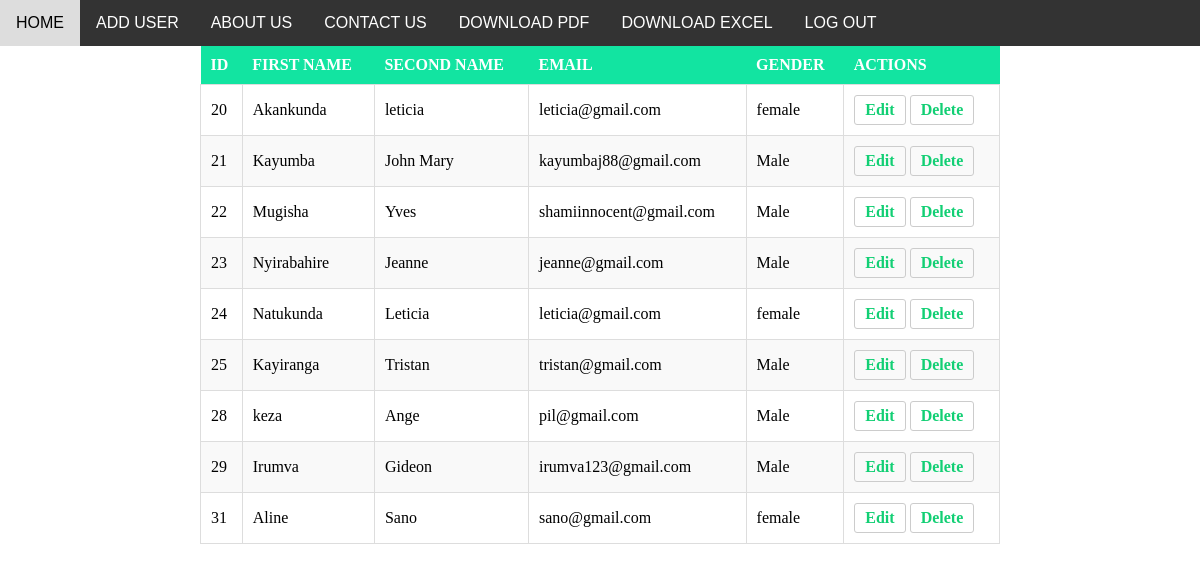
The page / on the database its author committed.
### tables this page shows
CREATE TABLE `users` (
  `id` int(11) NOT NULL,
  `fname` varchar(100) DEFAULT NULL,
  `lname` varchar(100) DEFAULT NULL,
  `email` varchar(255) DEFAULT NULL,
  `password` varchar(255) DEFAULT NULL,
  `gender` varchar(255) DEFAULT NULL
);

### index.php (the view, shortened to what this page needs)
<!DOCTYPE html>
<html lang="en">
<head>
<link rel="stylesheet" href="style.css">
</head>
<body>
   <div class="container">
    <div class="navbar">
        <ul>
           <li><a href="index.php">HOME</a></li>
           <li><a href="create.php">ADD USER</a></li>
           <li><a href="#">ABOUT US</a></li>
           <li><a href="#">CONTACT US</a></li>
           <li><a href="pdf.php">DOWNLOAD PDF</a></li>
           <li><a href="csv.php">DOWNLOAD EXCEL</a></li>
           <li><a href="logout.php">LOG OUT</a></li>
        </ul>
    </div>
    <table>
        <thead>
            <tr>
                <th>ID</th>
                <th>FIRST NAME</th>
                <th>SECOND NAME</th>
                <th>EMAIL</th>
                <th>GENDER</th>
                <th>ACTIONS</th>
            </tr>
        </thead>
        <tbody>
        <?php
            include "connection.php";
             $sql = "select * from users";
             $result = $conn->query($sql);
             while($row=$result->fetch_assoc()){
                 echo"
             <tr>
               <td>$row[id]</td>
               <td>$row[fname]</td>
               <td>$row[lname]</td>
               <td>$row[email]</td>
               <td>$row[gender]</td>
               <td>
               <a href='edit.php?id=$row[id]' class='link-edit'>Edit</a>
               <a href='delete.php?id=$row[id]' class='link-delete'>Delete</a>
               </td>
             </tr>
             ";
             }
    ?>
        </tbody>
    </table>
   </div>
</body>
</html>

### style.css (style rules this page uses)
* { margin: 0; padding: 0; box-sizing: border-box; }
table { border-collapse: collapse; width: 100%; max-width: 800px; margin: 0 auto; }
table th, table td { padding: 10px; text-align: left; border: 1px solid #ddd; }
table th { background-color: #12e4a1; color: #fff; border: none; }
table tr:nth-child(even) { background-color: #f9f9f9; }
.navbar { background-color: #333; overflow: hidden; font-family: Arial, sans-serif; font-size: 16px; }
.navbar ul { list-style-type: none; margin: 0; padding: 0; display: flex; }
.navbar li { float: left; }
.navbar a { display: block; color: white; text-align: center; padding: 14px 16px; text-decoration: none; }
.link-edit, .link-delete { display: inline-block; padding: 5px 10px; border: 1px solid #ccc; border-radius: 3px; color: #12cf74; text-decoration: none; font-weight: bold; }

### rows shown on the page
users: id "20", fname "Akankunda", lname "leticia", email "leticia@gmail.com", gender "female"
users: id "21", fname "Kayumba", lname "John Mary", email "kayumbaj88@gmail.com", gender "Male"
users: id "22", fname "Mugisha", lname "Yves", email "shamiinnocent@gmail.com", gender "Male"
users: id "23", fname "Nyirabahire", lname "Jeanne", email "jeanne@gmail.com", gender "Male"
users: id "24", fname "Natukunda", lname "Leticia", email "leticia@gmail.com", gender "female"
users: id "25", fname "Kayiranga", lname "Tristan", email "tristan@gmail.com", gender "Male"
users: id "28", fname "keza", lname "Ange", email "pil@gmail.com", gender "Male"
users: id "29", fname "Irumva", lname "Gideon", email "irumva123@gmail.com", gender "Male"
users: id "31", fname "Aline", lname "Sano", email "sano@gmail.com", gender "female"
